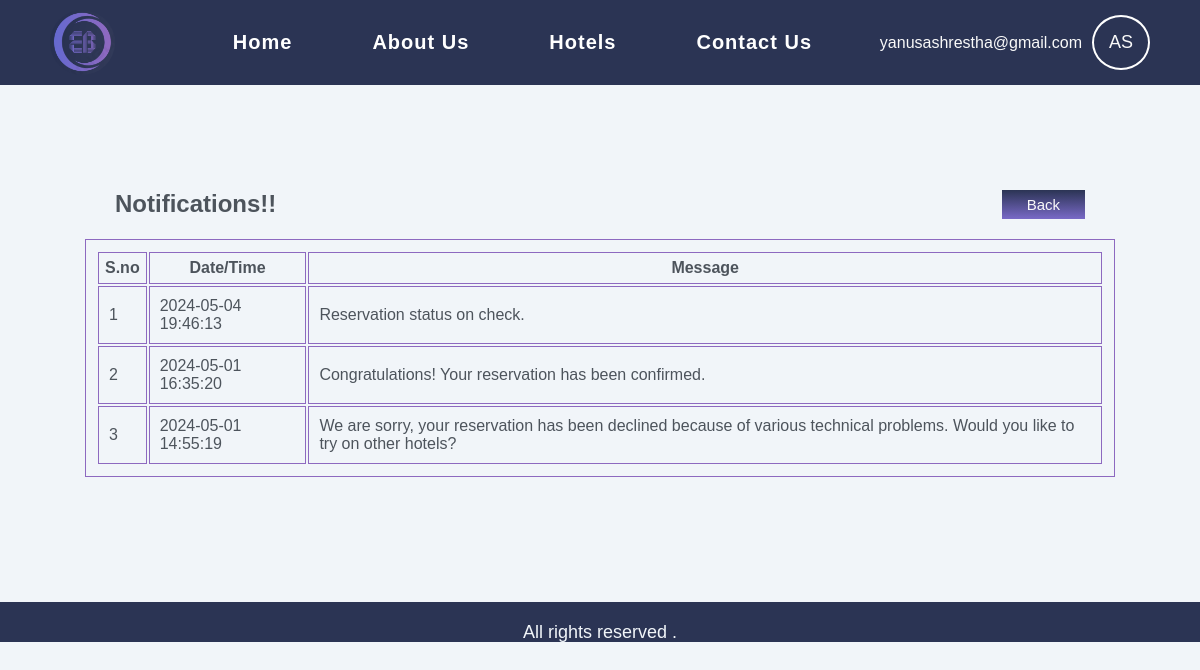
The page /notification.php (signed in) on the database its author committed.
### tables this page shows
CREATE TABLE `users` (
  `user_id` int NOT NULL,
  `fullname` varchar(255) NOT NULL,
  `email` varchar(255) NOT NULL,
  `password` varchar(255) NOT NULL,
  `phone` varchar(20) DEFAULT NULL,
  `images` blob
);

CREATE TABLE `reservations` (
  `reservation_id` int NOT NULL,
  `guest_name` varchar(100) NOT NULL,
  `guests_num` int NOT NULL,
  `contact_information` varchar(255) DEFAULT NULL,
  `check_in_date` date NOT NULL,
  `check_out_date` date NOT NULL,
  `room_number` varchar(20) NOT NULL,
  `room_type` varchar(50) DEFAULT NULL,
  `bed_type` varchar(50) DEFAULT NULL,
  `total_price` decimal(10,2) NOT NULL,
  `payment_method` varchar(50) NOT NULL,
  `hotel_id` int DEFAULT NULL,
  `booking_date` datetime NOT NULL DEFAULT CURRENT_TIMESTAMP,
  `reservation_status` enum('confirmed','pending','cancelled') NOT NULL DEFAULT 'pending',
  `email` varchar(255) NOT NULL
);

### notification.php (the view, shortened to what this page needs)
<?php
include 'connection.php';
include 'nav.php';
?>
<!DOCTYPE html>
<html lang="en">
<head>
    <link rel="stylesheet" href="./css/dashboard.css">
</head>
<body>
    <div class="table">
        <div class="part">
            <h2> Notifications!!</h2>
            <a href="dashboard.php"><button>Back</button></a>
        </div>
        <table>
            <thead>
                <tr>
                    <th>S.no</th>
                    <th>Date/Time</th>
                    <th>Message</th>
                </tr>
            </thead>
            <tbody>
                <?php
                $sql_reservation = "SELECT reservation_status, booking_date FROM reservations WHERE email = ? ORDER BY booking_date DESC";
                $stmt_reservation = mysqli_prepare($conn, $sql_reservation);
                if ($stmt_reservation) {
                    mysqli_stmt_bind_param($stmt_reservation, "s", $_SESSION['email']);
                    if (mysqli_stmt_execute($stmt_reservation)) {
                        $result_reservation = mysqli_stmt_get_result($stmt_reservation);
                        $serialNumber = 1;
                        while ($row_reservation = mysqli_fetch_assoc($result_reservation)) {
                            $reservationStatus = $row_reservation['reservation_status'];
                            switch ($reservationStatus) {
                                case "confirmed":
                                    $notificationMessage = "Congratulations! Your reservation has been confirmed.";
                                    break;
                                case "cancelled":
                                    $notificationMessage = "We are sorry, your reservation has been declined because of various technical problems. Would you like to try on other hotels?";
                                    break;
                                default:
                                    $notificationMessage = "Reservation status on check.";
                            }
                            echo '<tr>';
                            echo '<td>' . $serialNumber . '</td>';
                            echo '<td>' . $row_reservation['booking_date'] . '</td>';
                            echo '<td>' . $notificationMessage . '</td>'; ?>
                            <?php
                            echo '</tr>';
                            $serialNumber++;
                        }
                    } else {
                        echo "Error executing reservation query: " . mysqli_error($conn);
                        exit;
                    }
                } else {
                    echo "Error preparing reservation query: " . mysqli_error($conn);
                    exit;
                }
                ?>
            </tbody>
        </table>
    </div>
</body>
</html>
<?php
include 'footer.php';
?>

### nav.php (shortened to what this page needs)
<?php
include 'connection.php';
$loggedInEmail = isset($_SESSION['email']) ? $_SESSION['email'] : null;
$guestName = '';
$profileImagePath = '';
if ($loggedInEmail) {
    $sql_admin = "SELECT fullname, email, images FROM admins WHERE email = ?";
    $sql_user = "SELECT fullname, email, images FROM users WHERE email = ?";
    $stmt_admin = mysqli_prepare($conn, $sql_admin);
    $stmt_user = mysqli_prepare($conn, $sql_user);
    if ($stmt_admin && $stmt_user) {
        mysqli_stmt_bind_param($stmt_admin, "s", $loggedInEmail);
        mysqli_stmt_bind_param($stmt_user, "s", $loggedInEmail);
        mysqli_stmt_execute($stmt_admin);
        $result_admin = mysqli_stmt_get_result($stmt_admin);
        if ($row_admin = mysqli_fetch_assoc($result_admin)) {
            $guestName = $row_admin['fullname'];
            $profileImagePath = $row_admin['images'];
        } else {
            mysqli_stmt_execute($stmt_user);
            $result_user = mysqli_stmt_get_result($stmt_user);
            if ($row_user = mysqli_fetch_assoc($result_user)) {
                $guestName = $row_user['fullname'];
                $profileImagePath = $row_user['images'];
            }
        }
    } else {
        echo "Error: Unable to prepare SQL statements.";
        exit();
    }
}
function generateProfilePicture($fullname)
{
    $names = explode(" ", $fullname);
    $firstInitial = strtoupper(substr($names[0], 0, 1));
    $lastInitial = isset($names[1]) ? strtoupper(substr($names[1], 0, 1)) : '';
    return $firstInitial . $lastInitial;
}
?>
<!DOCTYPE html>
<html lang="en">
<head>
    <link rel="stylesheet" href="./css/home.css">
</head>
<body>
    <nav>
        <div class="navigation_bar">
            <div class="logo">
                <a href="landing.php"><img src="./images/logo3.png" alt="logo"></a>
            </div>
            <div class="menu">
                <ul>
                    <li><a href="landing.php">Home</a></li>
                    <li><a href="Aboutus.php">About Us</a></li>
                    <li><a href="hotellist.php">Hotels</a></li>
                    <li><a href="contact_us.php">Contact Us</a></li>
                </ul>
            </div>
            <div class="admin--profile">
                <?php if ($loggedInEmail): ?>
                <div class="dropdown" onclick="toggleDropdown()">
                    <p><?php echo htmlspecialchars($loggedInEmail); ?></p>
                    <?php if (!empty($profileImagePath) && file_exists($profileImagePath)): ?>
                    <img src="<?php echo htmlspecialchars($profileImagePath); ?>" alt="Profile Picture">
                    <?php else: ?>
                    <div class="default-profile-image"><?php echo htmlspecialchars(generateProfilePicture($guestName)); ?></div>
                    <?php endif; ?>
                </div>
                <?php else: ?>
                <a href="login.php">Log In</a>
                <a href="signup.php">Sign Up</a>
                <?php endif; ?>
            </div>
        </div>
    </nav>
</body>
</html>

### css/home.css (style rules this page uses)
* { margin: 0; padding: 0; box-sizing: border-box; font-family: Arial, Helvetica, sans-serif; color: #4d545c; }
body { background-color: #f1f5f9; }
.navigation_bar { padding: 10px; display: flex; justify-content: space-between; flex-wrap: wrap; align-items: center; background-color: #2b3454; }
.navigation_bar a { text-decoration: none; color: white; transition: color 0.3s ease; font-weight: 800; font-size: 20px; padding: 10px 40px; letter-spacing: 1px; }
.navigation_bar ul { margin-left: 100px; list-style-type: none; display: flex; justify-content: center; }
.logo { width: 65px; height: 65px; }
.logo img { border-radius: 50px; width: 100%; height: 100%; }
.admin--profile { display: flex; align-items: center; }
.admin--profile p { font-size: 16px !important; }
.dropdown { position: relative; display: flex; align-items: center; margin-right: 20px; cursor: pointer; }
.dropdown p { margin: 0; padding: 0 10px; font-size: 14px; }
.default-profile-image { color: #f9f9f9; }
button { background: linear-gradient(to top, #7969c7, #2b3454); border: none; align-items: center; font-size: 15px; color: #f9f9f9; }
a { text-decoration: none; color: #212121; }
.admin--profile { display: flex; justify-content: center; align-items: center; column-gap: 20px; padding-right: 20px; }
.admin--profile p { font-size: 18px; color: #f9f9f9; }
.default-profile-image { padding: 15px; border: 2px solid white; border-radius: 50%; }

### css/dashboard.css (style rules this page uses)
* { margin: 0; padding: 0; }
body { background-color: #f9f9f9; display: flex; flex-direction: column; min-height: 100vh; flex-wrap: wrap; }
a { text-decoration: none; color: black; }
.admin--profile { display: flex; justify-content: center; align-items: center; column-gap: 20px; padding-right: 20px; font-size: 18px; }
.default-profile-image { padding: 15px; border: 2px solid white; border-radius: 50%; }
table th, td { padding: 6px; }
.part { display: flex; justify-content: space-between; flex-wrap: wrap; padding: 20px 30px; }
.part button { padding: 6px 25px; cursor: pointer; background: linear-gradient(to top, #7969c7, #2b3454); color: #f9f9f9; border: none; }

### notification.php (style rules this page uses)
.table { margin: 55px; padding: 30px; }
table, tr, td, th { border: 1px solid #8d69c0; padding: 10px; }
button { padding: 10px 25px; cursor: pointer; }

### rows shown on the page
users: fullname "AS"
reservations: booking_date "2024-05-04 19:46:13", reservation_status "Reservation status on check."
reservations: booking_date "2024-05-01 16:35:20", reservation_status "Congratulations! Your reservation has been confirmed."
reservations: booking_date "2024-05-01 14:55:19", reservation_status "We are sorry, your reservation has been declined because of various technical problems. Would you like to try on other hotels?"

### other values the page prints
$loggedInEmail "yanusashrestha@gmail.com"
